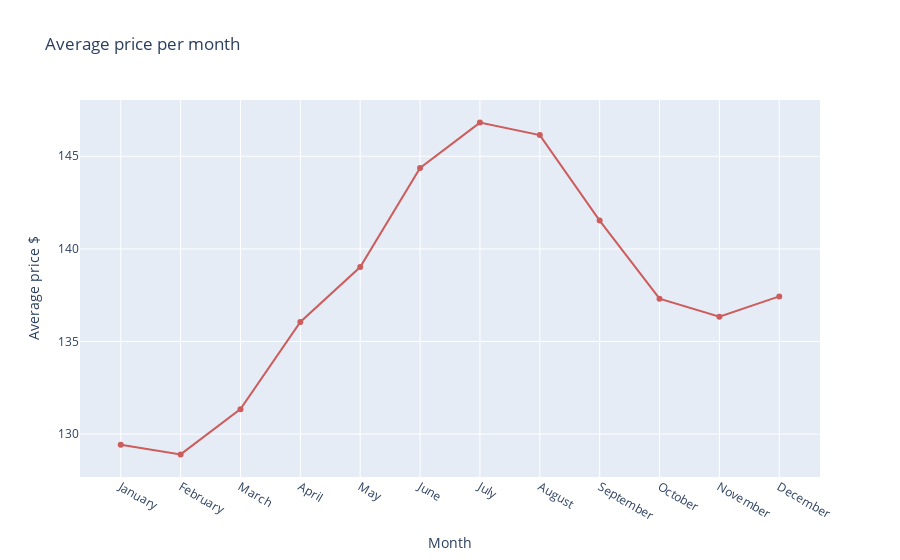

This figure's notebook cell:
### Markdown cell above
##### To ansewr this questions, we need to find average price per month

### Code cell
#find average price per month
average_price_per_month = calendar_df.groupby(['month'])['price'].mean()

#plot
Q1_pt2 = pd.concat([pd.DataFrame(months, columns=['Month']),
                pd.DataFrame(average_price_per_month.values, columns=['Average price $'])], 
                    axis=1)

fig = px.line(Q1_pt2, x="Month", y="Average price $", title='Average price per month', markers=True)
fig.data[0].line.color = 'indianred'
fig.show()
#pio.write_image(fig,"images/Average price per month.png")

### Figure 1 — Plotly figure (JSON) as saved in the notebook; plotly's stock layout.template omitted (floating-point values rounded to 4 significant figures)
{"data": [{"hovertemplate": "Month=%{x}<br>Average price $=%{y}<extra></extra>", "legendgroup": "", "line": {"color": "indianred", "dash": "solid"}, "marker": {"symbol": "circle"}, "mode": "lines+markers", "name": "", "orientation": "v", "showlegend": false, "type": "scatter", "x": ["January", "February", "March", "April", "May", "June", "July", "August", "September", "October", "November", "December"], "xaxis": "x", "y": [129.4, 128.9, 131.3, 136.1, 139.0, 144.4, 146.8, 146.1, 141.5, 137.3, 136.3, 137.4], "yaxis": "y"}], "layout": {"legend": {"tracegroupgap": 0}, "title": {"text": "Average price per month"}, "xaxis": {"anchor": "y", "domain": [0, 1], "title": {"text": "Month"}}, "yaxis": {"anchor": "x", "domain": [0, 1], "title": {"text": "Average price $"}}}}
